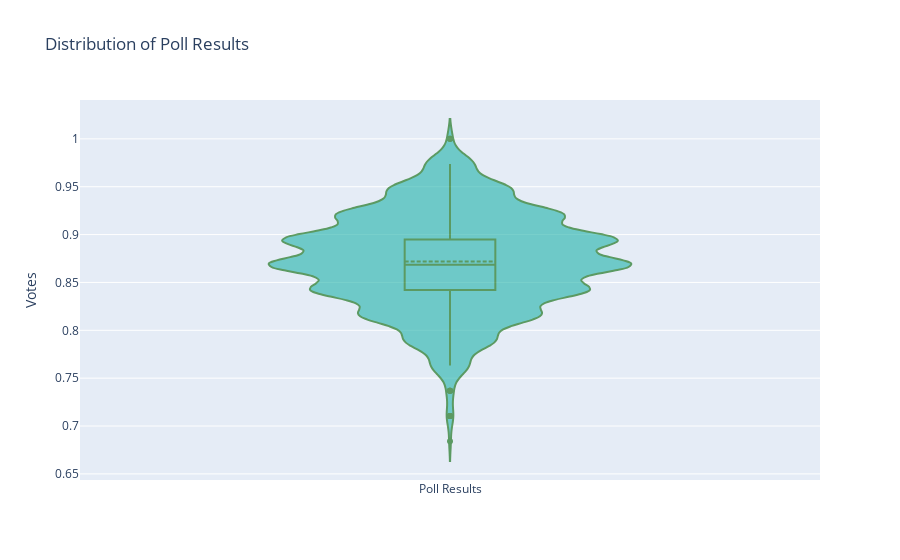

Source (notebook cell):
### Code cell
import plotly.graph_objects as go

fig = go.Figure()

fig.add_trace(go.Violin(
    y=poll_result,
    box_visible=True,
    meanline_visible=True,
    fillcolor='lightseagreen',
    line_color='darkgreen',
    opacity=0.6,
    x0='Poll Results'
))

fig.update_layout(
    title="Distribution of Poll Results",
    yaxis_title="Votes",
)

fig.show()

### Figure 1 — Plotly figure (JSON) as saved in the notebook; plotly's stock layout.template omitted (floating-point values rounded to 4 significant figures; data arrays with more than 128 entries replaced by an {"elided": "..."} marker saying what was removed)
{"data": [{"box": {"visible": true}, "fillcolor": "lightseagreen", "line": {"color": "darkgreen"}, "meanline": {"visible": true}, "opacity": 0.6, "type": "violin", "x0": "Poll Results", "y": {"elided": "1000 float values"}}], "layout": {"title": {"text": "Distribution of Poll Results"}, "yaxis": {"title": {"text": "Votes"}}}}
